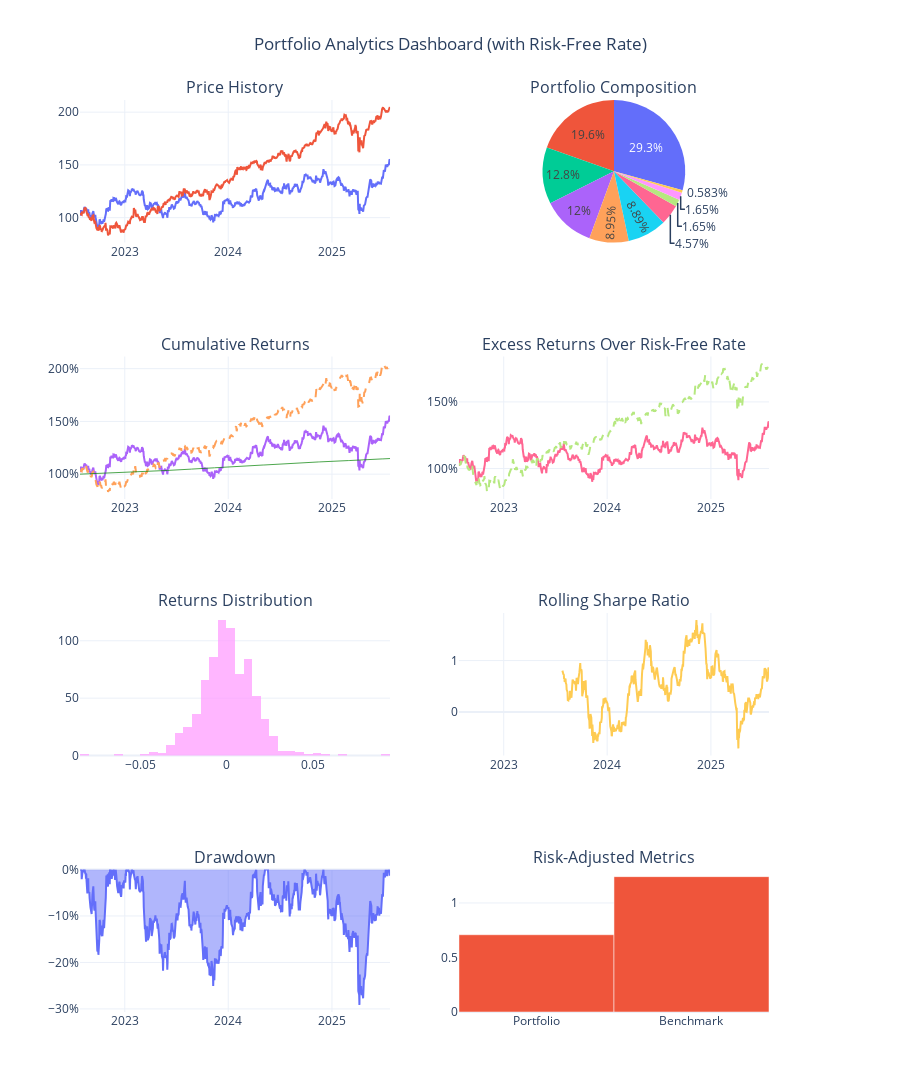

Notebook code cell kept with this figure:
### Code cell
# ============================================================================
# 4. INTERACTIVE DASHBOARD
# ============================================================================

print("\n🎛️ 4. Interactive Portfolio Dashboard")

# Prepare data for dashboard
price_data_dashboard = pd.DataFrame({
    'Portfolio': (1 + portfolio_returns_aligned).cumprod() * 100
})

if benchmark_returns_aligned is not None:
    price_data_dashboard['Benchmark'] = (1 + benchmark_returns_aligned).cumprod() * 100

# Create comprehensive dashboard
visualizer.create_dashboard(
    portfolio_returns=portfolio_returns_aligned,
    price_data=price_data_dashboard,
    weights=portfolio_weights,
    benchmark_returns=benchmark_returns_aligned,
    start_date=start_date_str,
    end_date=end_date_str
)

print("✅ Interactive dashboard created")

# ============================================================================
# 5. CORRELATION ANALYSIS
# ============================================================================

print("\n🔗 5. Correlation Analysis")

# Calculate correlation matrix for portfolio stocks
stock_returns = portfolio_returns[list(portfolio_weights.keys())]
visualizer.plot_correlation_matrix(
    returns=stock_returns,
    title=f"Portfolio Stocks Correlation Matrix ({len(portfolio_weights)} stocks)",
    figsize=(12, 10)
)

# Portfolio vs benchmark correlation (if available)
if benchmark_returns_aligned is not None:
    correlation_data = pd.DataFrame({
        'Portfolio': portfolio_returns_aligned,
        'Benchmark': benchmark_returns_aligned
    })
    
    if risk_free_aligned is not None:
        correlation_data['Risk_Free'] = risk_free_aligned
    
    # Rolling correlation
    rolling_corr = portfolio_returns_aligned.rolling(60).corr(benchmark_returns_aligned)
    
    plt.figure(figsize=(12, 6))
    plt.plot(rolling_corr.index, rolling_corr, linewidth=2, color='purple')
    plt.title(f'Rolling 60-Day Correlation: Portfolio vs {benchmark_symbol}', fontweight='bold')
    plt.ylabel('Correlation')
    plt.xlabel('Date')
    plt.grid(True, alpha=0.3)
    plt.axhline(y=0, color='red', linestyle='--', alpha=0.7)
    plt.axhline(y=correlation, color='green', linestyle='--', alpha=0.7, 
                label=f'Average: {correlation:.3f}')
    plt.legend()
    plt.tight_layout()
    plt.show()

print("✅ Correlation analysis complete")

### Figure 1 — Plotly figure (JSON) as saved in the notebook; plotly's stock layout.template omitted (floating-point values rounded to 4 significant figures; data arrays with more than 128 entries replaced by an {"elided": "..."} marker saying what was removed)
{"data": [{"mode": "lines", "name": "Portfolio", "type": "scatter", "x": {"elided": "752 str values"}, "xaxis": "x", "y": {"elided": "752 float values"}, "yaxis": "y"}, {"mode": "lines", "name": "Benchmark", "type": "scatter", "x": {"elided": "752 str values"}, "xaxis": "x", "y": {"elided": "752 float values"}, "yaxis": "y"}, {"domain": {"x": [0.55, 1], "y": [0.8438, 1]}, "labels": ["THC", "CAT", "AES", "FOSL", "EXC", "EIX", "CME", "BWA", "VLO", "PNC"], "name": "Portfolio Weights", "type": "pie", "values": [0.04569, 0.2931, 0.1282, 0.0889, 0.01652, 0.01651, 0.005827, 0.1958, 0.08949, 0.1199]}, {"mode": "lines", "name": "Portfolio", "type": "scatter", "x": {"elided": "752 str values"}, "xaxis": "x2", "y": {"elided": "752 float values"}, "yaxis": "y2"}, {"line": {"dash": "dash"}, "mode": "lines", "name": "Benchmark", "type": "scatter", "x": {"elided": "752 str values"}, "xaxis": "x2", "y": {"elided": "752 float values"}, "yaxis": "y2"}, {"line": {"color": "green", "width": 1}, "mode": "lines", "name": "Risk-Free Rate", "opacity": 0.7, "type": "scatter", "x": {"elided": "752 str values"}, "xaxis": "x2", "y": {"elided": "752 float values"}, "yaxis": "y2"}, {"mode": "lines", "name": "Portfolio Excess", "type": "scatter", "x": {"elided": "752 str values"}, "xaxis": "x3", "y": {"elided": "752 float values"}, "yaxis": "y3"}, {"line": {"dash": "dash"}, "mode": "lines", "name": "Benchmark Excess", "type": "scatter", "x": {"elided": "752 str values"}, "xaxis": "x3", "y": {"elided": "752 float values"}, "yaxis": "y3"}, {"name": "Portfolio Returns", "nbinsx": 50, "opacity": 0.7, "type": "histogram", "x": {"elided": "752 float values"}, "xaxis": "x4", "yaxis": "y4"}, {"mode": "lines", "name": "Rolling Sharpe (1Y)", "type": "scatter", "x": {"elided": "752 str values"}, "xaxis": "x5", "y": {"elided": "752 float values"}, "yaxis": "y5"}, {"fill": "tonexty", "name": "Drawdown", "type": "scatter", "x": {"elided": "752 str values"}, "xaxis": "x6", "y": {"elided": "752 float values"}, "yaxis": "y6"}, {"name": "Sharpe Ratios", "type": "bar", "x": ["Portfolio", "Benchmark"], "xaxis": "x7", "y": [0.7087, 1.241], "yaxis": "y7"}], "layout": {"annotations": [{"font": {"size": 16}, "showarrow": false, "text": "Price History", "x": 0.225, "xanchor": "center", "xref": "paper", "y": 1, "yanchor": "bottom", "yref": "paper"}, {"font": {"size": 16}, "showarrow": false, "text": "Portfolio Composition", "x": 0.775, "xanchor": "center", "xref": "paper", "y": 1, "yanchor": "bottom", "yref": "paper"}, {"font": {"size": 16}, "showarrow": false, "text": "Cumulative Returns", "x": 0.225, "xanchor": "center", "xref": "paper", "y": 0.7188, "yanchor": "bottom", "yref": "paper"}, {"font": {"size": 16}, "showarrow": false, "text": "Excess Returns Over Risk-Free Rate", "x": 0.775, "xanchor": "center", "xref": "paper", "y": 0.7188, "yanchor": "bottom", "yref": "paper"}, {"font": {"size": 16}, "showarrow": false, "text": "Returns Distribution", "x": 0.225, "xanchor": "center", "xref": "paper", "y": 0.4375, "yanchor": "bottom", "yref": "paper"}, {"font": {"size": 16}, "showarrow": false, "text": "Rolling Sharpe Ratio", "x": 0.775, "xanchor": "center", "xref": "paper", "y": 0.4375, "yanchor": "bottom", "yref": "paper"}, {"font": {"size": 16}, "showarrow": false, "text": "Drawdown", "x": 0.225, "xanchor": "center", "xref": "paper", "y": 0.1562, "yanchor": "bottom", "yref": "paper"}, {"font": {"size": 16}, "showarrow": false, "text": "Risk-Adjusted Metrics", "x": 0.775, "xanchor": "center", "xref": "paper", "y": 0.1562, "yanchor": "bottom", "yref": "paper"}], "height": 1600, "showlegend": false, "title": {"text": "Portfolio Analytics Dashboard (with Risk-Free Rate)", "x": 0.5}, "xaxis": {"anchor": "y", "domain": [0, 0.45]}, "xaxis2": {"anchor": "y2", "domain": [0, 0.45]}, "xaxis3": {"anchor": "y3", "domain": [0.55, 1]}, "xaxis4": {"anchor": "y4", "domain": [0, 0.45]}, "xaxis5": {"anchor": "y5", "domain": [0.55, 1]}, "xaxis6": {"anchor": "y6", "domain": [0, 0.45]}, "xaxis7": {"anchor": "y7", "domain": [0.55, 1]}, "yaxis": {"anchor": "x", "domain": [0.8438, 1]}, "yaxis2": {"anchor": "x2", "domain": [0.5625, 0.7188], "tickformat": ".0%"}, "yaxis3": {"anchor": "x3", "domain": [0.5625, 0.7188], "tickformat": ".0%"}, "yaxis4": {"anchor": "x4", "domain": [0.2812, 0.4375]}, "yaxis5": {"anchor": "x5", "domain": [0.2812, 0.4375]}, "yaxis6": {"anchor": "x6", "domain": [0, 0.1562], "tickformat": ".0%"}, "yaxis7": {"anchor": "x7", "domain": [0, 0.1562]}}}
